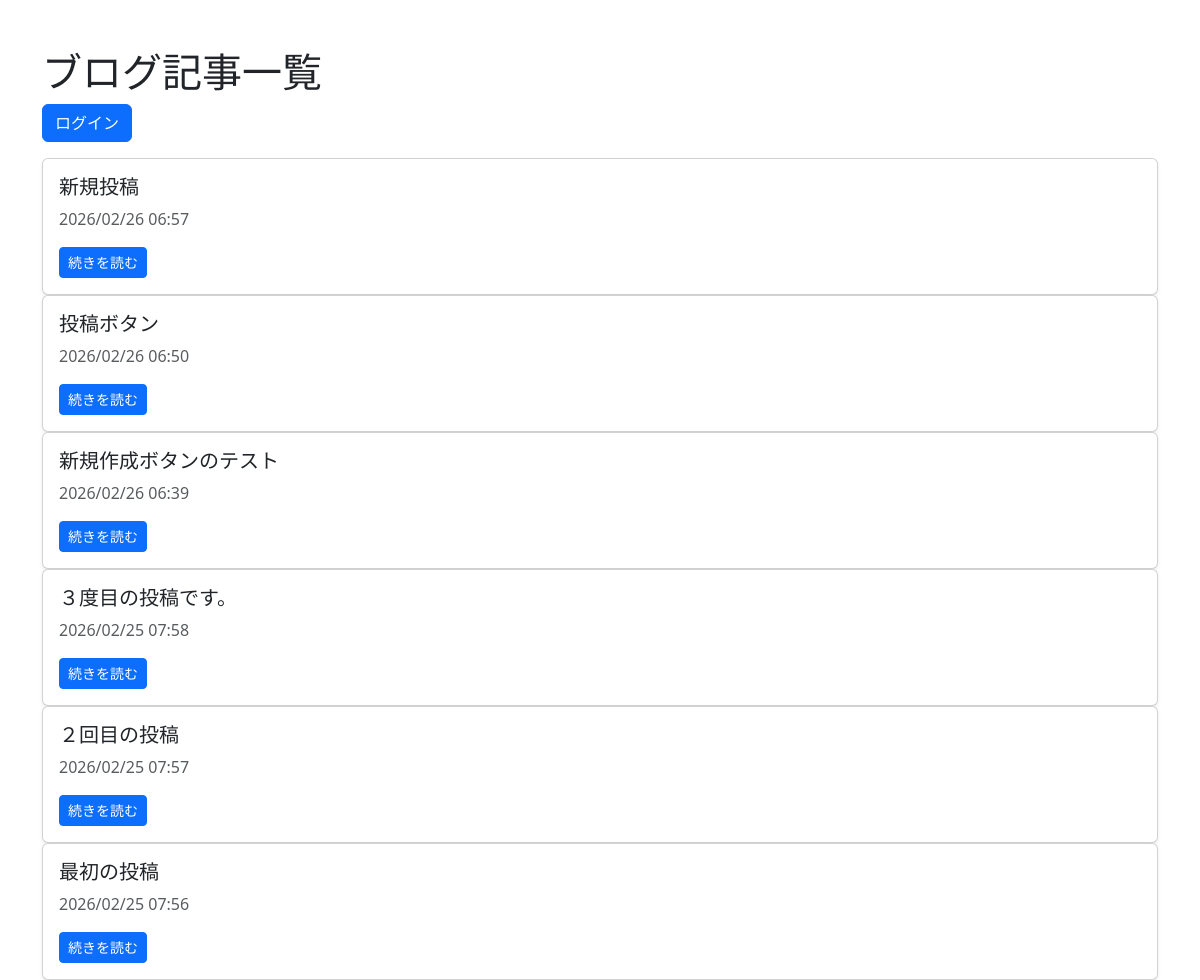
The page / on the database its author committed.
### blog/models.py (models this page shows, shortened)
class Post(models.Model):
    title = models.CharField(max_length=200)
    content = models.TextField()
    created_at = models.DateTimeField(auto_now_add=True)
    updated_at = models.DateTimeField(auto_now=True)

### blog/views.py (the view)
# urls.py: path('', views.post_list, name='post_list'),
def post_list(request):
    posts = Post.objects.all().order_by('-created_at')
    return render(request, 'blog/post_list.html', {'posts': posts})

### blog/templates/blog/post_list.html (shortened to what this page needs)
<!DOCTYPE html>
<html lang="ja">
<head>
    <link href="https://cdn.jsdelivr.net/npm/bootstrap@5.3.0/dist/css/bootstrap.min.css" rel="stylesheet">
</head>
<body>
    <div class="container mt-5">
        <h1 class="md-4">ブログ記事一覧</h1>
        {% if user.is_authenticated %}
            <a href="{% url 'post_new' %}" class="btn btn-success mb-3">新規投稿</a>
            <form method="post" action="{% url 'logout' %}" sytle="display:inline;">
                {% csrf_token %}
                <button type="submit" class="btn btn-outline-secondary mb-3">ログアウト</button>
            </form>
        {% else %}
            <a href="{% url 'login' %}" class="btn btn-primary mb-3">ログイン</a>
        {% endif %}
        {% for post in posts %}
            <div class="card md-3 shadow-sm">
                <div class="card-body">
                    <h5 class="card-title">{{ post.title }}</h5>
                    <p class="text-muted">{{ post.created_at|date:"Y/m/d H:i" }}</p>
                    <a href="{% url 'post_detail' post.pk %}" class="btn btn-primary btn-sm">続きを読む</a>
                </div>
            </div>
        {% endfor %}
    </div>
</body>
</html>

### rows shown on the page
Post: title "新規投稿", created_at "2026/02/26 06:57"
Post: title "投稿ボタン", created_at "2026/02/26 06:50"
Post: title "新規作成ボタンのテスト", created_at "2026/02/26 06:39"
Post: title "３度目の投稿です。", created_at "2026/02/25 07:58"
Post: title "２回目の投稿", created_at "2026/02/25 07:57"
Post: title "最初の投稿", created_at "2026/02/25 07:56"
